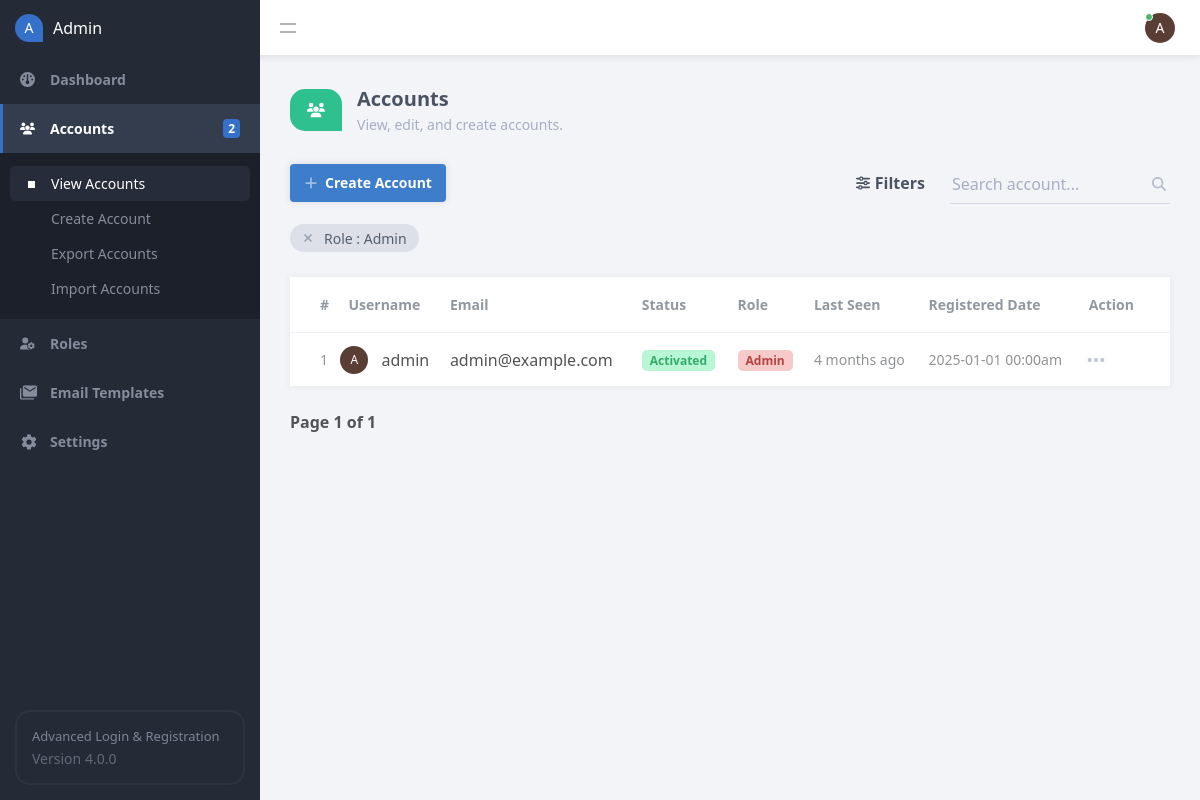
/admin/accounts.php?role=Admin (signed in), run on the app's committed database.
### tables this page shows
CREATE TABLE IF NOT EXISTS `accounts` (
  `id` int(11) NOT NULL AUTO_INCREMENT,
  `username` varchar(50) NOT NULL,
  `password` varchar(255) NOT NULL,
  `email` varchar(100) NOT NULL,
  `role` varchar(50) NOT NULL DEFAULT 'Member',
  `approved` tinyint(1) NOT NULL DEFAULT 1,
  `activation_code` varchar(255) DEFAULT NULL,
  `remember_me_code` varchar(255) DEFAULT NULL,
  `reset_code` varchar(255) DEFAULT NULL,
  `last_seen` datetime NOT NULL,
  `registered` datetime NOT NULL,
  PRIMARY KEY (`id`)
);

### admin/accounts.php (the view, shortened to what this page needs)
<?php
include 'main.php';
$page = isset($_GET['page']) ? $_GET['page'] : 1;
$search = isset($_GET['search_query']) ? $_GET['search_query'] : '';
$status = isset($_GET['status']) ? $_GET['status'] : '';
$role = isset($_GET['role']) ? $_GET['role'] : '';
$last_seen = isset($_GET['last_seen']) ? $_GET['last_seen'] : '';
$order = isset($_GET['order']) && $_GET['order'] == 'DESC' ? 'DESC' : 'ASC';
$order_by_whitelist = ['id','username','email','activation_code','role','registered','last_seen'];
$order_by = isset($_GET['order_by']) && in_array($_GET['order_by'], $order_by_whitelist) ? $_GET['order_by'] : 'id';
$results_per_page = 20;
$accounts = [];
$param1 = ($page - 1) * $results_per_page;
$param2 = $results_per_page;
$param3 = '%' . $search . '%';
$where = '';
$where .= $search ? 'WHERE (username LIKE ? OR email LIKE ?) ' : '';
if ($role) {
    $where .= ($where ? 'AND ' : 'WHERE ') . 'role = ? ';
}
$stmt = $con->prepare('SELECT COUNT(*) AS total FROM accounts ' . $where);
if ($search && $role) {
    $stmt->bind_param('sss', $param3, $param3, $role);
} else if ($search) {
    $stmt->bind_param('ss', $param3, $param3);
} else if ($role) {
    $stmt->bind_param('s', $role);
}
$stmt->execute();
$stmt->bind_result($total_accounts);
$stmt = $con->prepare('SELECT id, username, email, activation_code, role, registered, last_seen, approved FROM accounts ' . $where . ' ORDER BY ' . $order_by . ' ' . $order . ' LIMIT ?,?');
$types = '';
$params = [];
if ($role) {
    $params[] = &$role;
    $types .= 's';
}
$params[] = &$param1;
$params[] = &$param2;
$types .= 'ii';
call_user_func_array([$stmt, 'bind_param'], array_merge([$types], $params));
$stmt->execute();
$stmt->bind_result($result_id, $result_username, $result_email, $result_activation_code, $result_role, $result_registered, $result_last_seen, $result_approved);
while($stmt->fetch()) {
    $accounts[] = ['id' => $result_id, 'username' => $result_username, 'email' => $result_email, 'activation_code' => $result_activation_code, 'role' => $result_role, 'registered' => $result_registered, 'last_seen' => $result_last_seen, 'approved' => $result_approved];
}
$url = 'accounts.php?search_query=' . $search . '&status=' . $status . '&role=' . $role . '&last_seen=' . $last_seen;
?>
<?=template_admin_header('Accounts', 'accounts', 'view')?>
<div class="content-title">
    <div class="title">
        <div class="icon">
        </div>
        <div class="txt">
            <h2>Accounts</h2>
            <p>View, edit, and create accounts.</p>
        </div>
    </div>
</div>
<div class="content-header responsive-flex-column pad-top-5">
    <a href="account.php" class="btn">
        Create Account
    </a>
    <form method="get">
        <div class="filters">
            <a href="#">
                Filters
            </a>
        </div>
        <div class="search">
            <label for="search_query">
                <input id="search_query" type="text" name="search_query" placeholder="Search account..." value="<?=htmlspecialchars($search, ENT_QUOTES)?>" class="responsive-width-100">
            </label>
        </div>
    </form>
</div>
<div class="filter-list">
    <?php if ($role != ''): ?>
    <div class="filter">
        <a href="<?=remove_url_param($url, 'role')?>"></a>
        Role : <?=htmlspecialchars($role, ENT_QUOTES)?>
    </div>
    <?php endif; ?>
</div>
<div class="content-block no-pad">
    <div class="table">
        <table>
            <thead>
                <tr>
                    <td><a href="<?=$url . '&order=' . ($order=='ASC'?'DESC':'ASC') . '&order_by=id'?>">#<?=$order_by=='id' ? $table_icons[strtolower($order)] : ''?></a></td>
                    <td colspan="2"><a href="<?=$url . '&order=' . ($order=='ASC'?'DESC':'ASC') . '&order_by=username'?>">Username<?=$order_by=='username' ? $table_icons[strtolower($order)] : ''?></a></td>
                    <td class="responsive-hidden"><a href="<?=$url . '&order=' . ($order=='ASC'?'DESC':'ASC') . '&order_by=email'?>">Email<?=$order_by=='email' ? $table_icons[strtolower($order)] : ''?></td>
                    <td class="responsive-hidden"><a href="<?=$url . '&order=' . ($order=='ASC'?'DESC':'ASC') . '&order_by=activation_code'?>">Status<?=$order_by=='activation_code' ? $table_icons[strtolower($order)] : ''?></td>
                    <td class="responsive-hidden"><a href="<?=$url . '&order=' . ($order=='ASC'?'DESC':'ASC') . '&order_by=role'?>">Role<?=$order_by=='role' ? $table_icons[strtolower($order)] : ''?></td>
                    <td class="responsive-hidden"><a href="<?=$url . '&order=' . ($order=='ASC'?'DESC':'ASC') . '&order_by=last_seen'?>">Last Seen<?=$order_by=='last_seen' ? $table_icons[strtolower($order)] : ''?></a></td>
                    <td class="responsive-hidden"><a href="<?=$url . '&order=' . ($order=='ASC'?'DESC':'ASC') . '&order_by=registered'?>">Registered Date</a></td>                    <td class="align-center">Action</td>
                </tr>
            </thead>
            <tbody>
                <?php foreach ($accounts as $account): ?>
                <tr>
                    <td class="alt"><?=$account['id']?></td>
                    <td class="img">
                        <div class="profile-img">
                            <span style="background-color:<?=color_from_string($account['username'])?>"><?=strtoupper(substr($account['username'], 0, 1))?></span>
                        </div>
                    </td>
                    <td><?=htmlspecialchars($account['username'], ENT_QUOTES)?></td>
                    <td class="responsive-hidden"><?=htmlspecialchars($account['email'], ENT_QUOTES)?></td>
                    <td class="responsive-hidden">
                        <?php if (!$account['approved']): ?>
                        <span class="orange small">Pending Approval</span>
                        <?php elseif ($account['activation_code'] == 'activated'): ?>
                        <span class="green small">Activated</span>
                        <?php elseif ($account['activation_code'] == 'deactivated'): ?>
                        <span class="red small">Deactivated</span>
                        <?php else: ?>
                        <span class="grey small" title="<?=$account['activation_code']?>">Pending Activation</span>
                        <?php endif; ?>
                    </td>
                    <td class="responsive-hidden">
                        <?php if ($account['role'] == 'Admin'): ?>
                        <span class="red small"><?=$account['role']?></span>
                        <?php elseif ($account['role'] == 'Member'): ?>
                        <span class="blue small"><?=$account['role']?></span>
                        <?php else: ?>
                        <span class="grey small"><?=$account['role']?></span>
                        <?php endif; ?>
                    </td>
                    <td class="responsive-hidden alt" title="<?=$account['last_seen']?>"><?=time_elapsed_string($account['last_seen'])?></td>
                    <td class="responsive-hidden alt"><?=date('Y-m-d H:ia', strtotime($account['registered']))?></td>
                    <td class="actions">
                        <div class="table-dropdown">
                        </div>
                    </td>
                </tr>
                <?php endforeach; ?>
            </tbody>
        </table>
    </div>
</div>
<div class="pagination">
    <span>Page <?=$page?> of <?=ceil($total_accounts / $results_per_page) == 0 ? 1 : ceil($total_accounts / $results_per_page)?></span>
</div>
<?=template_admin_footer()?>

### data on the page
accounts: id "1", username "A", username "admin", email "admin@example.com", approved "Activated", role "Admin", last_seen "4 months ago", registered "2025-01-01 00:00am"

### other printed values
$accounts_total "2"
substr($_SESSION['account_name'], 0, 1) "A"
$role "Admin"
$page "1"
ceil($total_accounts / $results_per_page) "1"
